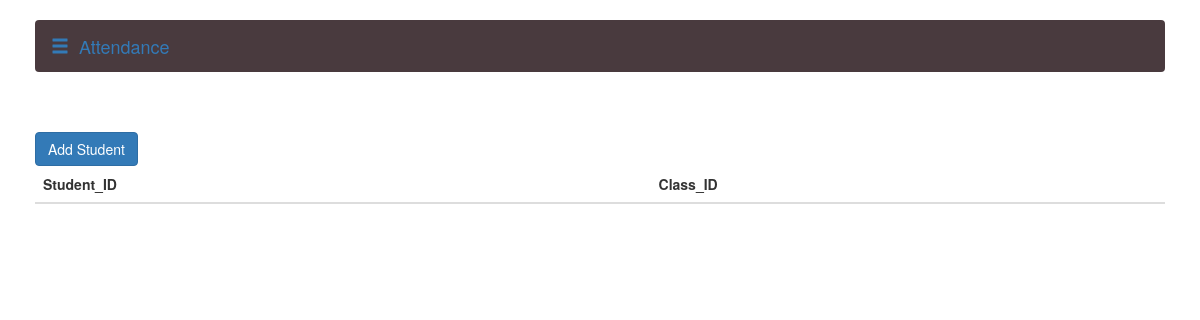
Page /SCread.php on the earlier database version.
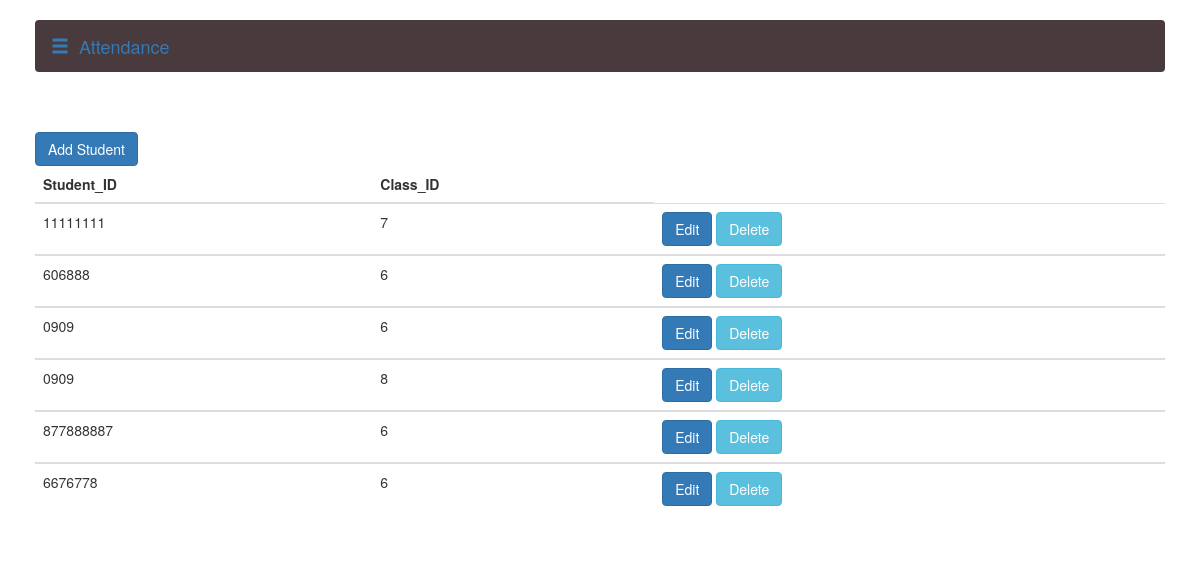
Same page on the later database version.
### tables this page shows
CREATE TABLE `student_class` (
  `number` int(15) NOT NULL,
  `Student_ID` varchar(20) DEFAULT NULL,
  `Class_ID` int(11) DEFAULT NULL
);

### SCread.php (the view, shortened to what this page needs)
<?php
	if(isset($_POST['btn_search']))
	{
    $search = $_POST['search'];
		$query = "SELECT * FROM `subject` WHERE CONCAT(`Student_ID`, `	Class_ID`) LIKE '%".$search."%'";
		$search_result = filterTable($query);
	}
	else {
		$query = "SELECT * FROM `student_class`";
		$search_result = filterTable($query);
	}
	function filterTable($query)
	{
		$connect = mysqli_connect("localhost", "root", "", "attendance");
		$filter_Result = mysqli_query($connect, $query);
		return $filter_Result;
	}
?>
<!DOCTYPE html>
<html lang="en">
<head>
	<link href="bootstrap-3.3.7/css/bootstrap.min.css" rel="stylesheet">
    <link href="css/attendance.css" rel="stylesheet">
</head>
<body>
    <div id="wrapper">
        <div id="page-content-wrapper">
            <div class="container-fluid">
				<nav class="navbar navbar-green">
					<div class="container-fluid">
						<div class="navbar-header">
							<a class="navbar-brand" onclick="openNav()"><span  class="glyphicon glyphicon-menu-hamburger"></span>&nbsp;&nbsp;Attendance</a>
						</div>
					</div>
				</nav>
             <br>
<br>
	<link href="bootstrap-3.3.7/css/bootstrap.min.css" rel="stylesheet">
    <link href="css/attendance.css" rel="stylesheet">
<head>
<a href="StudentClass.php"class="btn btn-primary">Add Student</a>
	<div class="table-responsive">
						<table class="table table-dark">
						<thead>
							<tr>
							<th>Student_ID</th>
							<th>Class_ID</th>
							</tr>
						</thead>
							<?php while($row = mysqli_fetch_array($search_result)):?>
							<tbody>
							<tr>
								<td><?php echo $row['Student_ID'];?></td>
								<td><?php echo $row['Class_ID'];?></td>
								   <td>
									  <div class>
										<a class="btn btn-primary" href="updateSC.php?edit=<?php echo $row['Student_ID']; ?>">Edit</a>
										<a href="deleteSC.php?Student_ID=<?php echo $row["Student_ID"]; ?>"><button type="submit"class="btn btn-info"  onclick="return confirm('Are you sure?');" >Delete</button></a>
									  </div>
								</td>
							</tr>
							</tbody>
							<?php endwhile;?>
					</head>
	</div>
   </body>
</html>

### css/attendance.css (style rules this page uses)
body { overflow-x: hidden; }
#wrapper { padding-left: 0; -webkit-transition: all 0.5s ease; -moz-transition: all 0.5s ease; -o-transition: all 0.5s ease; transition: all 0.5s ease; }
#page-content-wrapper { width: 100%; position: absolute; padding: 15px; }
@media (min-width:768px) { #wrapper { padding-left: 0; } }
@media (min-width:768px) { #page-content-wrapper { padding: 20px; position: relative; } }
.navbar-green { background-color:#493a3e; }
.navbar-brand { cursor: pointer; }

Differences in the rows shown:
added student_class: Student_ID "11111111", Class_ID "7"
added student_class: Student_ID "606888", Class_ID "6"
added student_class: Student_ID "0909", Class_ID "6"
added student_class: Student_ID "0909", Class_ID "8"
added student_class: Student_ID "877888887", Class_ID "6"
added student_class: Student_ID "6676778", Class_ID "6"
